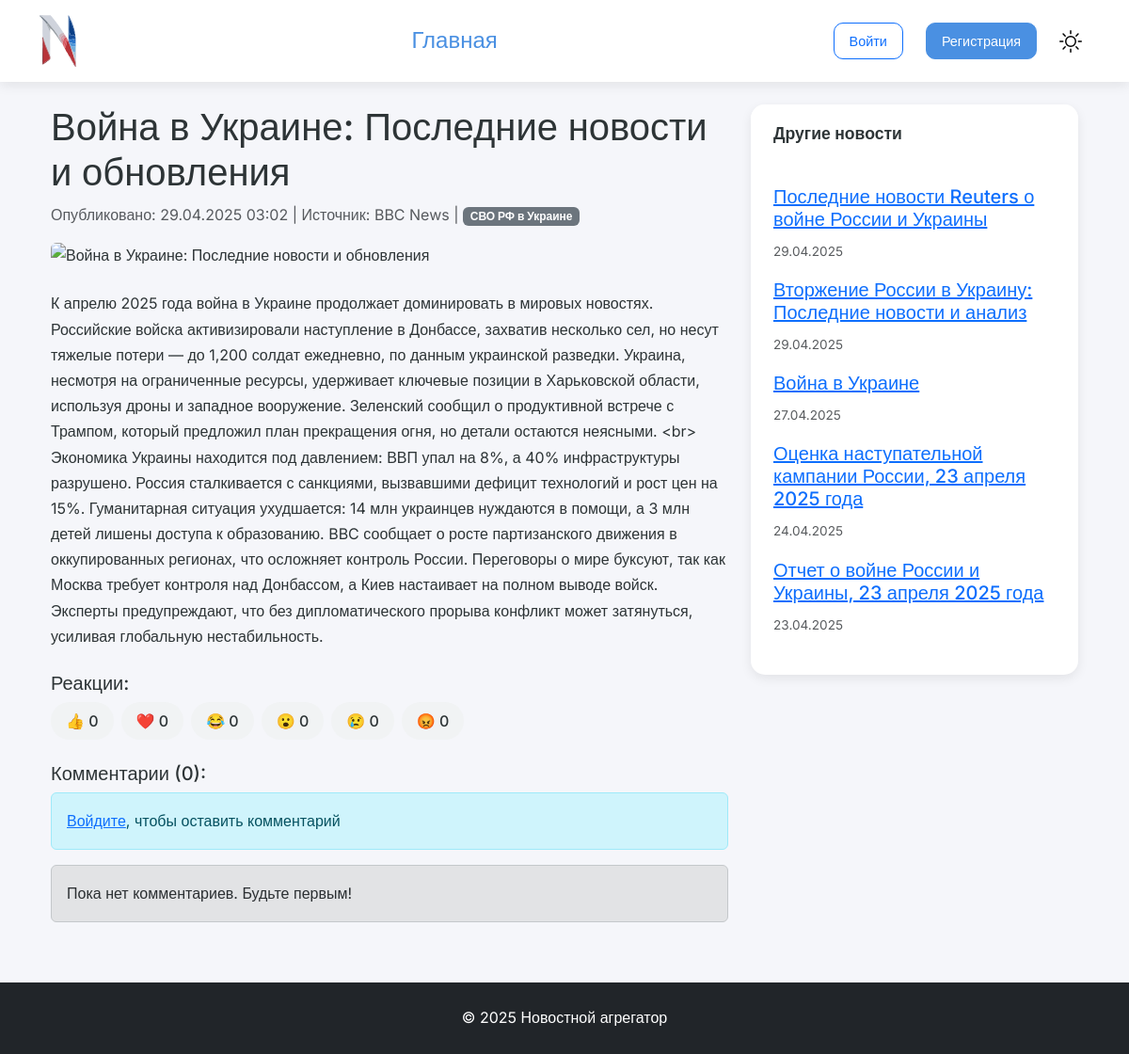
Page /article/76/ on the committed database.
### news/models.py (models this page shows, shortened)
class Article(models.Model):
    title = models.CharField(max_length=300)
    content = models.TextField()
    full_content = models.TextField(blank=True)  # Добавляем поле для полного текста
    url = models.URLField()
    published_at = models.DateTimeField(default=timezone.now)
    source = models.ForeignKey(Source, on_delete=models.CASCADE)
    categories = models.ManyToManyField(Category)
    image_url = models.URLField(blank=True, null=True)
    is_active = models.BooleanField(default=True)
    class Meta:
        ordering = ['-published_at']

class Source(models.Model):
    name = models.CharField(max_length=200)
    url = models.URLField()

class Category(models.Model):
    name = models.CharField(max_length=100, unique=True)
    slug = models.SlugField(max_length=100, unique=True)

### news/views.py (the view)
# urls.py: path('article/<int:pk>/', ArticleDetailView.as_view(), name='article_detail'),
class ArticleDetailView(DetailView):
    model = Article
    template_name = 'news/article_detail.html'
    context_object_name = 'article'
    def get_context_data(self, **kwargs):
        article = self.object
        context = super().get_context_data(**kwargs)
        context['comment_form'] = CommentForm()
        context['comments'] = self.object.comments.all()
        context['reaction_types'] = [choice[0] for choice in Reaction.REACTION_CHOICES]
        reaction_counts_qs = (
            article.reactions.values('reaction_type')
            .annotate(count=Count('reaction_type'))
            .order_by('reaction_type')
        )
        context['reaction_counts'] = {
            item['reaction_type']: item['count'] for item in reaction_counts_qs
        }
        context['reaction_choices'] = [
            ('like', '👍'),
            ('love', '❤️'),
            ('laugh', '😂'),
            ('wow', '😮'),
            ('sad', '😢'),
            ('angry', '😡')
        ]
        if self.request.user.is_authenticated:
            context['user_reaction'] = (
                article.reactions.filter(user=self.request.user).first()
            )
        else:
            context['user_reaction'] = (
                article.reactions.filter(user__isnull=True).first()
            )
        context['login_form'] = LoginForm()
        context['register_form'] = RegisterForm()
        article_categories = self.object.categories.all()
        other_articles = Article.objects.filter(categories__in=article_categories).exclude(
            id=self.object.id).distinct()[:5]
        context['other_articles'] = other_articles
        return context

### news/templatetags/custom_filters.py (called while the page is built)
@register.filter
def get_item(dictionary, key):
    return dictionary.get(key, 0)

### news/templates/news/article_detail.html (shortened to what this page needs)
{% extends 'news/base.html' %}
{% load reaction_filters %}
{% load custom_filters %}
{% load static %}
{% block content %}
<div class="container mt-4">
    <div class="row">
        <div class="col-md-8">
            <article>
                <h1>{{ article.title }}</h1>
                <p class="text-muted">
                    Опубликовано: {{ article.published_at|date:"d.m.Y H:i" }} |
                    Источник: {{ article.source.name }} |
                    {% for category in article.categories.all %}
                        <span class="badge bg-secondary">{{ category.name }}</span>
                    {% endfor %}
                </p>
                {% if article.image_url %}
                    <img src="{{ article.image_url }}" class="img-fluid rounded mb-4" alt="{{ article.title }}">
                {% endif %}
                <div class="article-content mb-4">
                    {{ article.full_content|linebreaks }}
                </div>
                <div class="reactions mb-4">
                    <h5>Реакции:</h5>
                    <div class="d-flex gap-2">
                        {% for reaction_type, emoji in reaction_choices %}
                        {% with count=reaction_counts|get_item:reaction_type %}
                        <form class="reaction-form" action="{% url 'add_reaction' article.id %}" method="post">
                            <button type="submit"
                                    class="btn btn-outline-secondary
                                          {% if user_reaction and user_reaction.reaction_type == reaction_type %}active{% endif %}">
                                {{ emoji }}
                                <span class="count">{{ count|default:0 }}</span>
                            </button>
                        </form>
                        {% endwith %}
                        {% endfor %}
                    </div>
                </div>
                <div class="comments">
                    <h5>Комментарии ({{ comments.count }}):</h5>
                    {% if user.is_authenticated %}
                        <form method="post" action="{% url 'add_comment' article.id %}" class="mb-4">
                            {% csrf_token %}
                            {{ comment_form.text }}
                            <button type="submit" class="btn btn-primary mt-2">Отправить</button>
                        </form>
                    {% else %}
                        <div class="alert alert-info">
                            <a href="#" data-bs-toggle="modal" data-bs-target="#loginModal">Войдите</a>, чтобы оставить комментарий
                        </div>
                    {% endif %}
                    <div class="list-group">
                        {% for comment in comments %}
                        <div class="list-group-item">
                            <div class="d-flex w-100 justify-content-between">
                                <h6 class="mb-1">{{ comment.user.username }}</h6>
                                <small>{{ comment.created_at|timesince }} назад</small>
                            </div>
                            <p class="mb-1">{{ comment.text }}</p>
                        </div>
                        {% empty %}
                        <div class="alert alert-secondary">Пока нет комментариев. Будьте первым!</div>
                        {% endfor %}
                    </div>
                </div>
            </article>
        </div>
        <div class="col-md-4">
            <div class="card">
                <div class="card-header">
                    Другие новости
                </div>
                <div class="card-body">
                    {% for other in other_articles %}
                        <div class="mb-3">
                            <h5><a href="{% url 'article_detail' other.id %}">{{ other.title }}</a></h5>
                            <small class="text-muted">{{ other.published_at|date:"d.m.Y" }}</small>
                        </div>
                    {% endfor %}
                </div>
            </div>
        </div>
    </div>
</div>
{% endblock %}

### news/templates/news/base.html (shortened to what this page needs)
{% load static %}
<!DOCTYPE html>
<html lang="ru">
<head>
    <link href="https://cdn.jsdelivr.net/npm/bootstrap@5.3.0/dist/css/bootstrap.min.css" rel="stylesheet">
    <link rel="stylesheet" href="{% static 'css/style.css' %}">
</head>
<body>
    <header class="header">
        <div class="container">
            <a href="{% url 'article_list' %}" class="header-logo"><img src="{% static 'img/logo.svg' %}"></a>
            <nav class="header-nav">
                <a href="{% url 'article_list' %}">Главная</a>
            </nav>
            <div class="header-user">
                {% if user.is_authenticated %}
                    <span class="navbar-text">Привет, {{ user.username }}!</span>
                    <form action="{% url 'logout' %}" method="post" style="display: inline;">
                        {% csrf_token %}
                        <button type="submit" class="btn btn-outline-light">Выйти</button>
                    </form>
                {% else %}
                    <button class="btn btn-outline-primary me-2" data-bs-toggle="modal" data-bs-target="#loginModal">Войти</button>
                    <button class="btn btn-primary" data-bs-toggle="modal" data-bs-target="#registerModal">Регистрация</button>
                {% endif %}
                <button class="theme-toggle" id="themeToggle" title="Переключить тему">
                </button>
            </div>
        </div>
    </header>
    <div class="container mt-4">
        {% block content %}{% endblock %}
    </div>
    <footer class="bg-dark text-white mt-5 p-4 text-center">
        <div class="container">
            © {% now "Y" %} Новостной агрегатор
        </div>
    </footer>
</body>
</html>

### static/css/style.css (style rules this page uses)
:root { --primary-color: #4a90e2; --secondary-color: red; --text-color: #2d3436; --muted-text: #636e72; --background-color: #f5f6fa; --card-bg: #ffffff; --shadow: 0 4px 12px rgba(0, 0, 0, 0.08); --header-bg: white; --footer-bg: #212529; }
body { font-family: 'Inter', sans-serif; line-height: 1.7; color: var(--text-color); background-color: var(--background-color); margin: 0; }
.btn-primary { background-color: var(--primary-color); border-color: var(--primary-color); font-weight: 500; padding: 0.75rem 1.5rem; border-radius: 10px; transition: background-color 0.3s ease, transform 0.2s ease, box-shadow 0.3s ease; }
.theme-toggle { background: none; border: none; cursor: pointer; padding: 0.5rem; display: flex; align-items: center; }
.theme-toggle svg { width: 24px; height: 24px; transition: transform 0.3s ease; }
.card { background-color: var(--card-bg); border: none; border-radius: 15px; box-shadow: var(--shadow); transition: transform 0.3s ease, box-shadow 0.3s ease; margin-bottom: 1.5rem; overflow: hidden; }
.card-body { padding: 1.5rem; }
.card .btn, .header-user .btn { font-size: 0.9rem; padding: 0.5rem 1rem; border-radius: 10px; }
.header-user .btn-primary { transform: translateY(0); }
.card small { font-size: 0.85rem; color: var(--muted-text); }
.header-nav a { position: relative; transition: color 0.3s ease; }
.header-nav a::after { content: ''; position: absolute; width: 0; height: 2px; bottom: -2px; left: 0; margin-top: -5px; background-color: darkblue; transition: width 0.3s ease; }
.card-header { background-color: var(--card-bg); font-weight: 600; font-size: 1.1rem; border-bottom: none; padding: 1rem 1.5rem; color: var(--text-color); }
.reactions .btn { font-size: 1rem; padding: 0.5rem 1rem; border-radius: 20px; transition: all 0.3s ease; }
.reaction-form button { background-color: #f1f3f4; color: var(--text-color); border: none; font-weight: 500; }
footer { background-color: var(--footer-bg) !important; padding: 2rem 0 !important; margin-top: 3rem !important; }
.header { background-color: var(--header-bg) !important; box-shadow: var(--shadow); padding: 1rem 0; position: sticky; top: 0; z-index: 1000; }
.header .container { display: flex; align-items: center; justify-content: space-between; }
.header-logo { font-size: 1.8rem; font-weight: 700; color: #ffffff !important; text-decoration: none; transition: color 0.3s ease; }
.header-logo img { height: 55px; width: auto; }
.header-nav { display: flex; align-items: center; gap: 1.5rem; }
.header-nav a, .header-nav-mobile a { color: var(--primary-color) !important; font-weight: 500; font-size: 1.5em; text-decoration: none; transition: color 0.3s ease; }
.header-user { display: flex; align-items: center; gap: 1rem; }
.header-user .btn { font-size: 0.9rem; padding: 0.5rem 1rem; }

### rows in the picture
Article: title "Война в Украине: Последние новости и обновления", published_at "29.04.2025 03:02", source.name "BBC News", full_content "К апрелю 2025 года война в Украине продолжает доминировать в мировых новостях. Российские войска активизировали наступление в Донбассе, захватив несколько сел, но несут тяжелые потери — до 1,200 солдат ежедневно, по данным украинской разведки. Украина, несмотря на ограниченные ресурсы, удерживает ключевые позиции в Харьковской области, используя дроны и западное вооружение. Зеленский сообщил о продуктивной встрече с Трампом, который предложил план прекращения огня, но детали остаются неясными. <br> Экономика Украины находится под давлением: ВВП упал на 8%, а 40% инфраструктуры разрушено. Россия сталкивается с санкциями, вызвавшими дефицит технологий и рост цен на 15%. Гуманитарная ситуация…", count "0"
Category: name "СВО РФ в Украине"
Article: title "Последние новости Reuters о войне России и Украины", published_at "29.04.2025"
Article: title "Вторжение России в Украину: Последние новости и анализ", published_at "29.04.2025"
Article: title "Война в Украине", published_at "27.04.2025"
Article: title "Оценка наступательной кампании России, 23 апреля 2025 года", published_at "24.04.2025"
Article: title "Отчет о войне России и Украины, 23 апреля 2025 года", published_at "23.04.2025"

### other values in the picture
{{ emoji }} "👍" "❤️" "😂" "😮" "😢" "😡"
{{ count|default:0 }} "0" "0" "0" "0" "0" "0"
